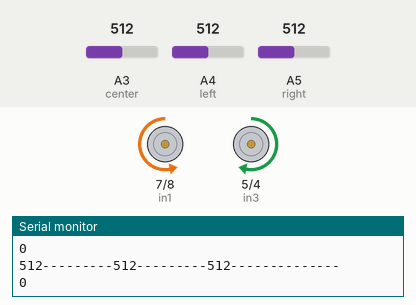
Bench run of a sketch on a simulated Arduino Uno, built with avr-gcc and run on an emulated ATmega328P. Parts: motor-driver pin pairs drawn as motors (green arrow = first pin HIGH = forward, orange = second pin HIGH = backward, longer = more drive, scaled by the enable pin), the last lines printed to the serial monitor. Inputs (shaded band) come from the test bench; at power-on: A3 (center) = 512, A5 (right) = 512, A4 (left) = 512.

Above: at 1.2 s.
1.3 s: A3 (center) set to 490
At 2.3 s:
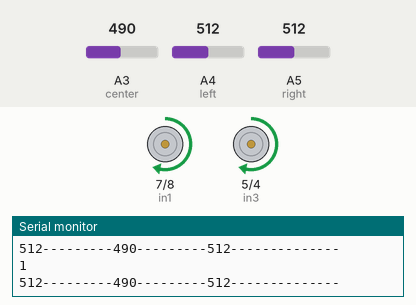
2.8 s: A5 (right) set to 491
At 3.4 s:
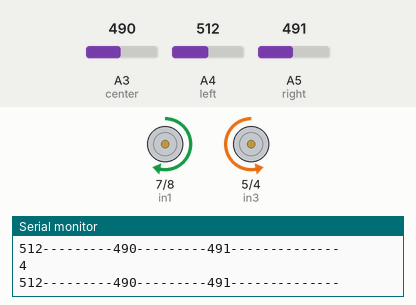
4.3 s: A4 (left) set to 494
At 5.5 s:
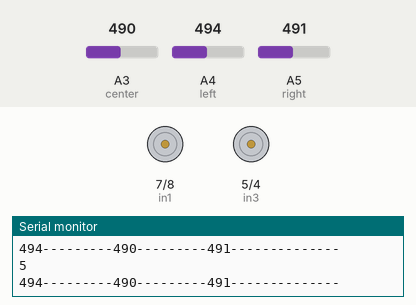
5.8 s: A4 (left) set to 510
At 6.2 s:
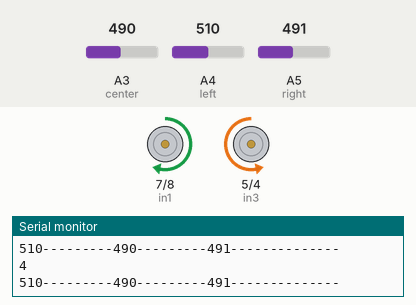
7.3 s: A4 (left) set to 490
At 7.8 s:
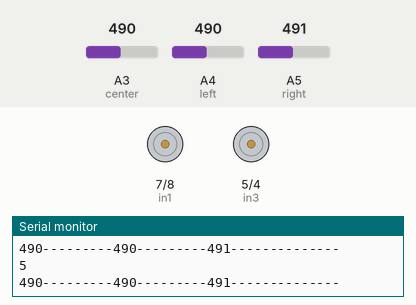
Timing chart, 0 to 9.8 s (numbered marks = the images above; inputs shaded):
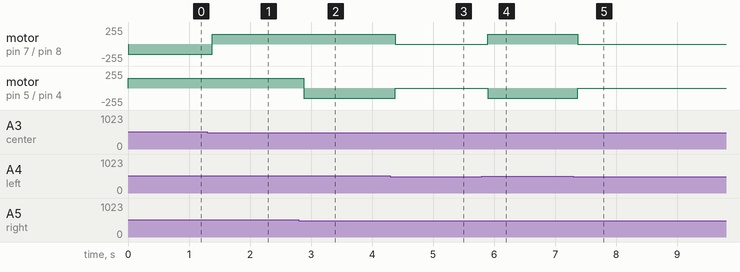

The sketch:

carTest.ino
```cpp
// Motor A connections
int enA = 9;
int in1 = 7;
int in2 = 8;
// Motor B connections
int enB = 3;
int in3 = 5;
int in4 = 4;

#define left A4
#define center A3
#define right A5
void setup(){
Serial.begin(9600);

pinMode(left,INPUT);
pinMode(center,INPUT);
pinMode(right,INPUT);
  // Set all the motor control pins to outputs
  pinMode(enA, OUTPUT);
  pinMode(enB, OUTPUT);
  pinMode(in1, OUTPUT);
  pinMode(in2, OUTPUT);
  pinMode(in3, OUTPUT);
  pinMode(in4, OUTPUT);

  // Turn off motors - Initial state
  digitalWrite(in1, LOW);
  digitalWrite(in2, LOW);
  digitalWrite(in3, LOW);
  digitalWrite(in4, LOW);
analogWrite(9,0);
analogWrite(3,0);
}

//MOVEMENT FUNCTIONS
int maxSpeed=150;


//Straight
void straight(){

  analogWrite(enA, maxSpeed);
  analogWrite(enB, maxSpeed);

  digitalWrite(in1, HIGH);
  digitalWrite(in2, LOW);
  digitalWrite(in3, HIGH);
  digitalWrite(in4, LOW);

  delay(1);

}

//Left
void leftMov(){

  analogWrite(enA, maxSpeed);
  analogWrite(enB, maxSpeed/2);

  digitalWrite(in1, HIGH);
  digitalWrite(in2, LOW);
  digitalWrite(in3, HIGH);
  digitalWrite(in4, LOW);

  delay(100);

}

//Right
void rightMov(){

  analogWrite(enA, maxSpeed/2);
  analogWrite(enB, maxSpeed);

  digitalWrite(in1, HIGH);
  digitalWrite(in2, LOW);
  digitalWrite(in3, HIGH);
  digitalWrite(in4, LOW);

  delay(100);

}

//Sharp Left
void sharpLeft(){

  analogWrite(enA, maxSpeed);
  analogWrite(enB, maxSpeed);

  digitalWrite(in1, LOW);
  digitalWrite(in2, HIGH);
  digitalWrite(in3, HIGH);
  digitalWrite(in4, LOW);

  delay(10);

}

//Sharp Right
void sharpRight(){

  analogWrite(enA, maxSpeed);
  analogWrite(enB, maxSpeed);

  digitalWrite(in1, HIGH);
  digitalWrite(in2, LOW);
  digitalWrite(in3, LOW);
  digitalWrite(in4, HIGH);

  delay(10);

}

//Stop
void stopMov(){

  analogWrite(enA, 0);
  analogWrite(enB, 0);

  digitalWrite(in1, HIGH);
  digitalWrite(in2, LOW);
  digitalWrite(in3, HIGH);
  digitalWrite(in4, LOW);

  delay(100);

}

int dir;

void loop() {
  //Here we define our readings from the analog pins

int leftReadAnalog=  analogRead(left);
int centerReadAnalog=  analogRead(center);
int rightReadAnalog=  analogRead(right);

 //here we transform the analog readings to booleans (depending on whether the course is black line over white background or the other way around we put a not outside the parenthesis)

bool leftRead= (leftReadAnalog>500);
bool centerRead= (centerReadAnalog>500);
bool rightRead= (rightReadAnalog>500);

//Here we print our analog readings to the serial console so we can calibrate our boolean parameters

Serial.println("");
Serial.print(leftReadAnalog);
Serial.print("---------");
Serial.print(centerReadAnalog);
Serial.print("---------");
Serial.print(rightReadAnalog);
Serial.println("--------------");


//LOGIC//
//0=black,1=white for array of 3
//0=left, 1=center, 2=right, 3=sharpLeft, 4=sharpRight, 5=stop
//Here depending on the readings we determine what direction and how the robot will turn

//000
if(leftRead&&centerRead&&rightRead){
  dir=dir;
}
//111
if(!leftRead&&!centerRead&&!rightRead){
  dir=5;
}
//010
 if(leftRead&&!centerRead&&rightRead){
  dir=1;
 }
//100
if(!leftRead&&centerRead&&rightRead){
  dir=0;
}
//001
if(leftRead&&centerRead&&!rightRead){
  dir=2;
}
//110
if(!leftRead&&!centerRead&&rightRead){
  dir=3;
}
//011
if(leftRead&&!centerRead&&!rightRead){
  dir=4;
}
//Here we dont contemplate when the line is positioned to both sides but not the center
Serial.println(dir);


//MOVEMENT
//Set to false for testing
if(true){


  switch(dir){
    case 0:
      //stopMov();
      //delay(10);
      sharpLeft();
      break;
    case 1:
      straight();
      break;
    case 2:
      //delay(10);
      sharpRight();
      break;
    case 3:
      sharpLeft();
      break;
    case 4:
      sharpRight();
      break;
    case 5:
      stopMov();
      break;
    }
  }

}
```

Measured:
- the behaviour switches between 501 and 500 on A3 (center) (found by bisection; images 0 and 1)
- the behaviour switches between 501 and 500 on A5 (right) (found by bisection; images 1 and 2)
- the behaviour switches between 501 and 500 on A4 (left) (found by bisection; images 2 and 3)
- after the input at 1.3 s, motor on pin 7 (in1) / pin 8 (in2): backward 150/255 → forward 150/255 after 0.08 s
- after the input at 2.8 s, motor on pin 5 (in3) / pin 4 (in4): forward 150/255 → backward 150/255 after 0.08 s
- after the input at 4.3 s, motor on pin 7 (in1) / pin 8 (in2): forward 150/255 → stopped after 0.08 s; motor on pin 5 (in3) / pin 4 (in4): backward 150/255 → stopped after 0.08 s
- after the input at 5.8 s, motor on pin 7 (in1) / pin 8 (in2): stopped → forward 150/255 after 0.09 s; motor on pin 5 (in3) / pin 4 (in4): stopped → backward 150/255 after 0.09 s
- after the input at 7.3 s, motor on pin 7 (in1) / pin 8 (in2): forward 150/255 → stopped after 0.07 s; motor on pin 5 (in3) / pin 4 (in4): backward 150/255 → stopped after 0.07 s
